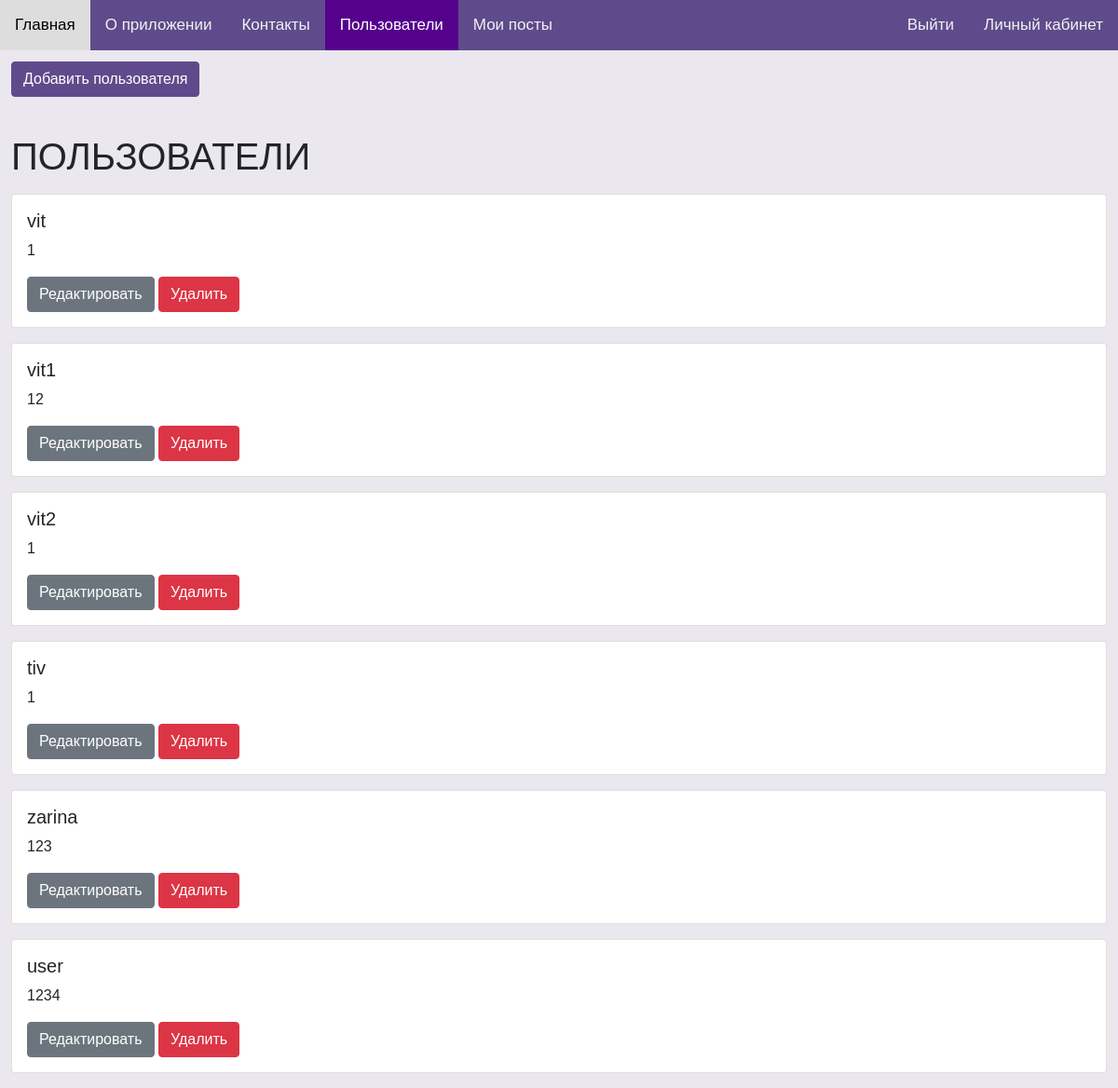
Page /users (signed in) on the committed database.
### tables this page shows
CREATE TABLE passwords(
                login TEXT PRIMARY KEY,
                password TEXT NOT NULL);

### server.py (the view)
@app.route("/users")
def get_users():
    conn = get_db_connection()
    users = conn.execute('SELECT * FROM passwords').fetchall()
    conn.close()
    return render_template('users/users.html', users=users)

### server.py (called while the page is built)
def get_db_connection():
    conn = sqlite3.connect('blog.db')
    conn.row_factory = sqlite3.Row
    return conn

### templates/users/users.html (shortened to what this page needs)
{% extends "main/base.html" %}
{% block stylesheet %}
    <link rel="stylesheet" href="https://cdn.jsdelivr.net/npm/bootstrap@5.1.3/dist/css/bootstrap.min.css">
{% endblock %}
{% block content %}
    <a class="btn btn-primary mb-3 button" href="{{ url_for('create_user') }}">Добавить пользователя</a>
    <div class="mb-3">
        <h1>ПОЛЬЗОВАТЕЛИ</h1>
    </div>
    {% for user in users %}
        <div class="card mb-3">
            <div class="card-body">
                <h5 class="card-title">{{ user['login'] }}</h5>
                <p class="card-text">{{ user['password'] }}</p>
                <a class="btn btn-secondary" href="{{ url_for('edit_user', login=user['login']) }}">Редактировать</a>
                <form action="{{ url_for('delete_user', login=user['login']) }}" method="POST" class="d-inline">
                    <button class="btn btn-danger" type="submit">Удалить</button>
                </form>
            </div>
        </div>
    {% endfor %}
{% endblock %}

### static/css/index.css (style rules this page uses)
.page { margin: 0; font-family: Arial, Helvetica, sans-serif; background-color: rgba(95, 75, 139, 0.13); }
.button { margin-top: 10px; background-color: #5f4b8b; border-color: #5f4b8b; }
.mb-3 { margin: 1%; }

### rows in the picture
passwords: login "vit", password "1"
passwords: login "vit1", password "12"
passwords: login "vit2", password "1"
passwords: login "tiv", password "1"
passwords: login "zarina", password "123"
passwords: login "user", password "1234"
